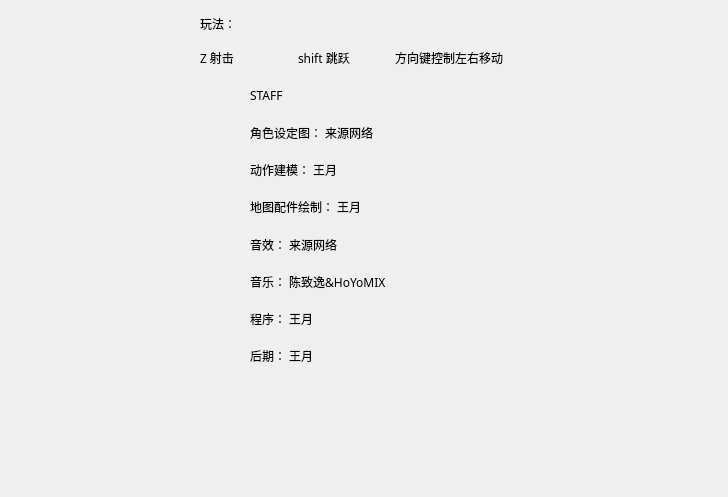
<?xml version="1.0" encoding="UTF-8"?>
<ui version="4.0">
 <class>helper</class>
 <widget class="QWidget" name="helper">
  <property name="geometry">
   <rect>
    <x>0</x>
    <y>0</y>
    <width>728</width>
    <height>497</height>
   </rect>
  </property>
  <property name="windowTitle">
   <string>Form</string>
  </property>
  <widget class="QWidget" name="layoutWidget">
   <property name="geometry">
    <rect>
     <x>200</x>
     <y>80</y>
     <width>291</width>
     <height>291</height>
    </rect>
   </property>
   <layout class="QVBoxLayout" name="verticalLayout">
    <item>
     <widget class="QLabel" name="label_8">
      <property name="font">
       <font>
        <family>华光中圆_CNKI</family>
       </font>
      </property>
      <property name="tabletTracking">
       <bool>false</bool>
      </property>
      <property name="frameShape">
       <enum>QFrame::NoFrame</enum>
      </property>
      <property name="frameShadow">
       <enum>QFrame::Plain</enum>
      </property>
      <property name="text">
       <string>STAFF</string>
      </property>
      <property name="textFormat">
       <enum>Qt::AutoText</enum>
      </property>
      <property name="scaledContents">
       <bool>false</bool>
      </property>
      <property name="wordWrap">
       <bool>false</bool>
      </property>
      <property name="margin">
       <number>0</number>
      </property>
      <property name="indent">
       <number>50</number>
      </property>
      <property name="openExternalLinks">
       <bool>false</bool>
      </property>
     </widget>
    </item>
    <item>
     <widget class="QLabel" name="label">
      <property name="font">
       <font>
        <family>华光中圆_CNKI</family>
       </font>
      </property>
      <property name="tabletTracking">
       <bool>false</bool>
      </property>
      <property name="frameShape">
       <enum>QFrame::NoFrame</enum>
      </property>
      <property name="frameShadow">
       <enum>QFrame::Plain</enum>
      </property>
      <property name="text">
       <string>角色设定图： 来源网络</string>
      </property>
      <property name="textFormat">
       <enum>Qt::AutoText</enum>
      </property>
      <property name="scaledContents">
       <bool>false</bool>
      </property>
      <property name="wordWrap">
       <bool>false</bool>
      </property>
      <property name="margin">
       <number>0</number>
      </property>
      <property name="indent">
       <number>50</number>
      </property>
      <property name="openExternalLinks">
       <bool>false</bool>
      </property>
     </widget>
    </item>
    <item>
     <widget class="QLabel" name="label_2">
      <property name="font">
       <font>
        <family>华光中圆_CNKI</family>
       </font>
      </property>
      <property name="tabletTracking">
       <bool>false</bool>
      </property>
      <property name="frameShape">
       <enum>QFrame::NoFrame</enum>
      </property>
      <property name="text">
       <string>动作建模： 王月</string>
      </property>
      <property name="textFormat">
       <enum>Qt::AutoText</enum>
      </property>
      <property name="indent">
       <number>50</number>
      </property>
     </widget>
    </item>
    <item>
     <widget class="QLabel" name="label_3">
      <property name="font">
       <font>
        <family>华光中圆_CNKI</family>
       </font>
      </property>
      <property name="tabletTracking">
       <bool>false</bool>
      </property>
      <property name="frameShape">
       <enum>QFrame::NoFrame</enum>
      </property>
      <property name="text">
       <string>地图配件绘制： 王月</string>
      </property>
      <property name="textFormat">
       <enum>Qt::AutoText</enum>
      </property>
      <property name="indent">
       <number>50</number>
      </property>
     </widget>
    </item>
    <item>
     <widget class="QLabel" name="label_4">
      <property name="font">
       <font>
        <family>华光中圆_CNKI</family>
       </font>
      </property>
      <property name="tabletTracking">
       <bool>false</bool>
      </property>
      <property name="frameShape">
       <enum>QFrame::NoFrame</enum>
      </property>
      <property name="text">
       <string>音效： 来源网络</string>
      </property>
      <property name="textFormat">
       <enum>Qt::AutoText</enum>
      </property>
      <property name="indent">
       <number>50</number>
      </property>
     </widget>
    </item>
    <item>
     <widget class="QLabel" name="label_5">
      <property name="font">
       <font>
        <family>华光中圆_CNKI</family>
       </font>
      </property>
      <property name="tabletTracking">
       <bool>false</bool>
      </property>
      <property name="frameShape">
       <enum>QFrame::NoFrame</enum>
      </property>
      <property name="text">
       <string>音乐： 陈致逸&amp;HoYoMIX</string>
      </property>
      <property name="textFormat">
       <enum>Qt::AutoText</enum>
      </property>
      <property name="indent">
       <number>50</number>
      </property>
     </widget>
    </item>
    <item>
     <widget class="QLabel" name="label_6">
      <property name="font">
       <font>
        <family>华光中圆_CNKI</family>
       </font>
      </property>
      <property name="tabletTracking">
       <bool>false</bool>
      </property>
      <property name="frameShape">
       <enum>QFrame::NoFrame</enum>
      </property>
      <property name="text">
       <string>程序： 王月</string>
      </property>
      <property name="textFormat">
       <enum>Qt::AutoText</enum>
      </property>
      <property name="indent">
       <number>50</number>
      </property>
     </widget>
    </item>
    <item>
     <widget class="QLabel" name="label_7">
      <property name="font">
       <font>
        <family>华光中圆_CNKI</family>
       </font>
      </property>
      <property name="tabletTracking">
       <bool>false</bool>
      </property>
      <property name="frameShape">
       <enum>QFrame::NoFrame</enum>
      </property>
      <property name="text">
       <string>后期： 王月</string>
      </property>
      <property name="textFormat">
       <enum>Qt::AutoText</enum>
      </property>
      <property name="indent">
       <number>50</number>
      </property>
     </widget>
    </item>
   </layout>
  </widget>
  <widget class="QWidget" name="layoutWidget">
   <property name="geometry">
    <rect>
     <x>200</x>
     <y>10</y>
     <width>303</width>
     <height>61</height>
    </rect>
   </property>
   <layout class="QVBoxLayout" name="verticalLayout_2">
    <item>
     <widget class="QLabel" name="label_9">
      <property name="font">
       <font>
        <family>华光准圆_CNKI</family>
       </font>
      </property>
      <property name="text">
       <string>玩法：</string>
      </property>
     </widget>
    </item>
    <item>
     <layout class="QHBoxLayout" name="horizontalLayout">
      <item>
       <widget class="QLabel" name="label_12">
        <property name="font">
         <font>
          <family>华光准圆_CNKI</family>
         </font>
        </property>
        <property name="text">
         <string>Z 射击</string>
        </property>
       </widget>
      </item>
      <item>
       <widget class="QLabel" name="label_10">
        <property name="font">
         <font>
          <family>华光准圆_CNKI</family>
         </font>
        </property>
        <property name="text">
         <string>shift 跳跃</string>
        </property>
       </widget>
      </item>
      <item>
       <widget class="QLabel" name="label_11">
        <property name="font">
         <font>
          <family>华光准圆_CNKI</family>
         </font>
        </property>
        <property name="text">
         <string>方向键控制左右移动</string>
        </property>
       </widget>
      </item>
     </layout>
    </item>
   </layout>
  </widget>
 </widget>
 <resources/>
 <connections/>
</ui>
